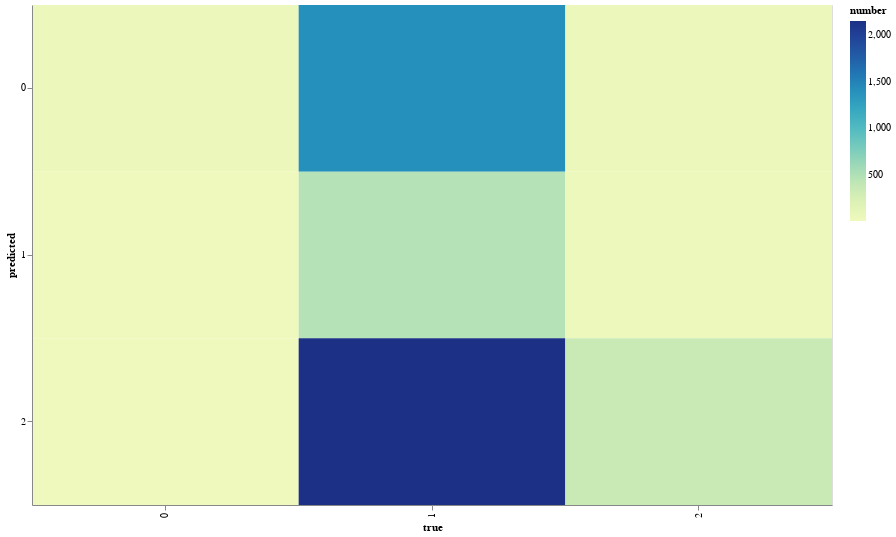

Notebook cell for this chart:
### Code cell
x, y = np.meshgrid(range(0, 3), range(0, 3))
source = pd.DataFrame({"true": x.ravel(), "predicted": y.ravel(), "number": cm.ravel()})
chart = (
    alt.Chart(source)
    .mark_rect()
    .encode(x="true:O", y="predicted:O", color="number:Q", tooltip=["number"])
    .interactive()
    .properties(width=800, height=500)
)
chart

### Figure 1 — Vega-Lite specification as saved in the notebook (floating-point values rounded to 4 significant figures)
{"$schema": "https://vega.github.io/schema/vega-lite/v4.8.1.json", "config": {"view": {"continuousHeight": 300, "continuousWidth": 400}}, "data": {"name": "data-0bd2e55e7a7e1ea98bea055704c0e95f"}, "datasets": {"data-0bd2e55e7a7e1ea98bea055704c0e95f": [{"number": 50, "predicted": 0, "true": 0}, {"number": 1405, "predicted": 0, "true": 1}, {"number": 45, "predicted": 0, "true": 2}, {"number": 3, "predicted": 1, "true": 0}, {"number": 477, "predicted": 1, "true": 1}, {"number": 20, "predicted": 1, "true": 2}, {"number": 7, "predicted": 2, "true": 0}, {"number": 2155, "predicted": 2, "true": 1}, {"number": 338, "predicted": 2, "true": 2}]}, "encoding": {"color": {"field": "number", "type": "quantitative"}, "tooltip": [{"field": "number", "type": "quantitative"}], "x": {"field": "true", "type": "ordinal"}, "y": {"field": "predicted", "type": "ordinal"}}, "height": 500, "mark": "rect", "selection": {"selector001": {"bind": "scales", "encodings": ["x", "y"], "type": "interval"}}, "width": 800}
